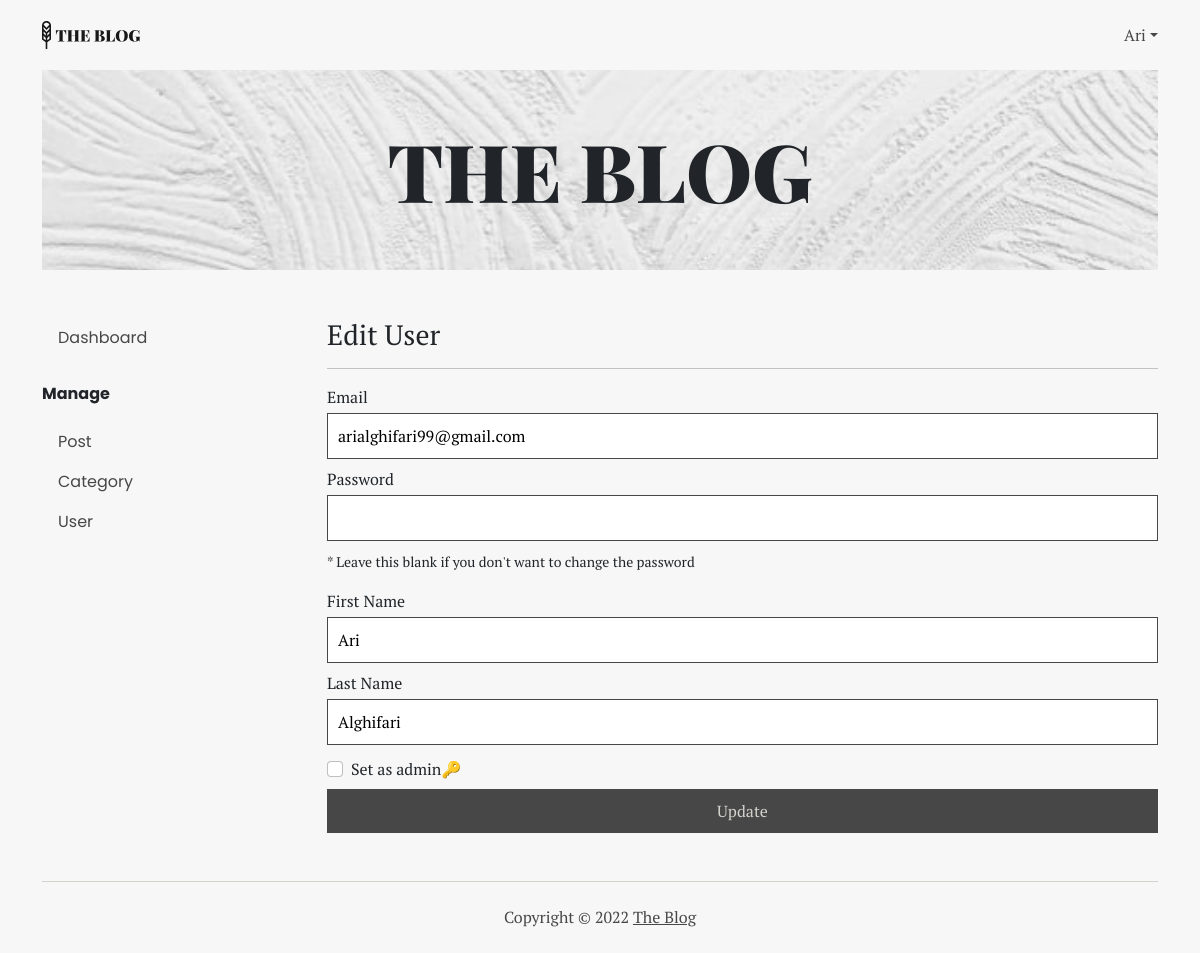
Page /dashboard/user/edit_form.php?id=7 (signed in) on the committed database.
### tables this page shows
CREATE TABLE `user` (
  `id` int(11) NOT NULL,
  `email` varchar(255) NOT NULL,
  `password` varchar(255) NOT NULL,
  `first_name` varchar(255) NOT NULL,
  `last_name` varchar(255) NOT NULL,
  `isAdmin` tinyint(1) NOT NULL,
  `createdAt` datetime NOT NULL
);

### dashboard/user/edit_form.php (the view, shortened to what this page needs)
<?php
include "../../connection.php";
$id = $_GET['id'];
$sql = "SELECT * FROM user WHERE id='$id'";
$row = mysqli_fetch_array(mysqli_query($conn, $sql));
?>
<!DOCTYPE html>
<html lang="en">
<head>
	<link rel="stylesheet" href="../../style/bootstrap.min.css" />
	<link rel="stylesheet" href="../../style/main.css" />
</head>
<body>
	<div class="container">
		<nav class="nav-main" aria-label="main navigation">
			<a href="../../"><img src="../../assets/logo.svg" alt="The Blog Logo" /></a>
			<div>
				<?php if ($_SESSION['user_id']) { ?>
					<p class="m-0 rounded-0 dropdown-toggle cursor-pointer" data-bs-toggle="dropdown" aria-expanded="false"><?= $_SESSION['user_first_name']; ?></p>
				<?php } ?>
			</div>
		</nav>
		<header>
			<section class="banner">
				<img src="../../assets/banner.jpg" alt="Banner" />
				<h1 class="display-1">THE BLOG</h1>
			</section>
		</header>
		<main>
			<div class="row my-5">
				<aside class="col-12 col-md-3 mb-4">
					<div class="manage">
						<nav class="nav-side mb-4 p-0" aria-label="Manage Navigation">
							<a href="../">
								<p>Dashboard</p>
							</a>
						</nav>
						<p class="manage__title">Manage</p>
						<nav class="nav-side" aria-label="Manage Navigation">
							<a href="../post/">
								<p>Post</p>
							</a>
							<a href="../category/">
								<p>Category</p>
							</a>
							<a href="./">
								<p>User</p>
							</a>
						</nav>
					</div>
				</aside>
				<section class="col-12 col-md-9">
					<h3>Edit User</h3>
					<hr>
					<form action="./update.php" method="post">
						<label for="email">Email</label>
						<input type="email" name="email" id="email" value="<?= $row['email'] ?>" class="input mt-1 mb-2" required>
						<label for="password">Password</label>
						<input type="password" name="password" id="password" class="input mt-1 mb-2">
						<p><small>* Leave this blank if you don't want to change the password</small></p>
						<label for="first-name">First Name</label>
						<input type="first-name" name="first_name" id="first-name" value="<?= $row['first_name'] ?>" class="input mt-1 mb-2" required>
						<label for="last-name">Last Name</label>
						<input type="last-name" name="last_name" id="last-name" value="<?= $row['last_name'] ?>" class="input mt-1 mb-2" required>
						<input type="checkbox" name="set_as_admin" id="set-as-admin" <?php if ($row['isAdmin'] == '1') echo "checked" ?> class="form-check-input mt-2 me-1 text-start">
						<label for="set-as-admin" class="mt-1 mb-2">Set as admin🔑</label>
						<input type="submit" name="submit" value="Update" class="btn-primary">
					</form>
				</section>
		</main>
		<footer>
			<p>Copyright © <?= date('Y') ?> <a href="#">The Blog</a></p>
		</footer>
	</div>
</body>
</html>

### style/main.css (style rules this page uses)
:root { --background: #f7f7f7; --soft: #d3d2cc; --active: #efead7; --dark: #474747; --darker: #181818; }
* { font-family: "PT Serif", serif; padding: 0; }
body { background-color: var(--background); }
.nav-main { display: flex; height: 70px; justify-content: space-between; align-items: center; }
.nav-main > div { display: flex; gap: 24px; }
.nav-main p { color: var(--dark); cursor: pointer; }
aside * { font-family: Poppins, sans-serif; }
.nav-side a { text-decoration: none; color: var(--dark); }
.nav-side p { margin: 0; padding: 8px 16px; }
.manage__title { font-weight: bold; }
.input { width: 100%; padding: 10px; border: 1px solid var(--dark); background-color: #fff; }
.btn-primary { border: none; background-color: var(--dark); color: var(--soft); padding: 10px; width: 100%; text-decoration: none; display: inline-block; text-align: center; }
.banner { width: 100%; display: flex; align-items: center; justify-content: center; position: relative; }
.banner > img { width: 100%; max-height: 200px; object-fit: cover; background-repeat: no-repeat; }
.banner > h1 { font-family: "Playfair Display", serif; font-weight: 900; position: absolute; text-align: center; margin: 0; }
footer { display: flex; justify-content: center; align-items: center; height: 72px; border-top: 1px solid var(--soft); }
footer * { color: var(--dark); margin: 0; }

### rows in the picture
user: email "arialghifari99@gmail.com", first_name "Ari", last_name "Alghifari"

### other values in the picture
$_SESSION['user_first_name'] "Ari"
